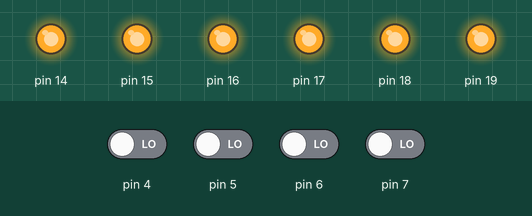
This sketch was run on a simulated Arduino Uno, built with avr-gcc and run on an emulated ATmega328P. Parts: output pins drawn as LEDs (lit = HIGH). The test bench sets the inputs (shaded band); at power-on: pin 4–7 LOW.

Above: at 0.8 s.
0.9 s: pin 4 driven HIGH
At 1.8 s:
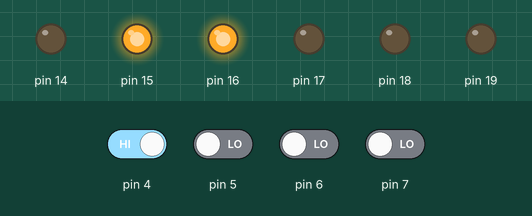
2.4 s: pin 5 driven HIGH
At 2.9 s:
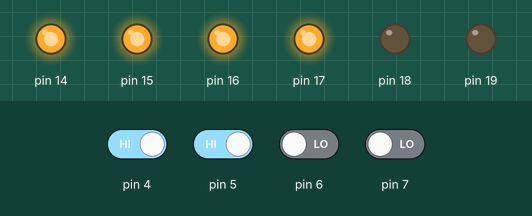
3.9 s: pin 6 driven HIGH
At 5.1 s:
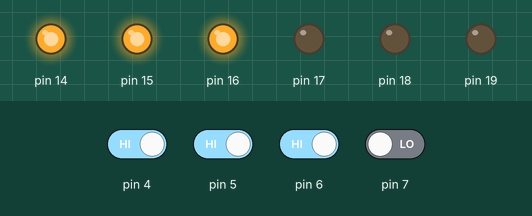
5.4 s: pin 4 driven LOW
At 6.4 s:
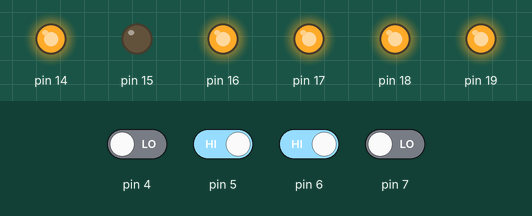
6.9 s: pin 7 driven HIGH
At 7.5 s:
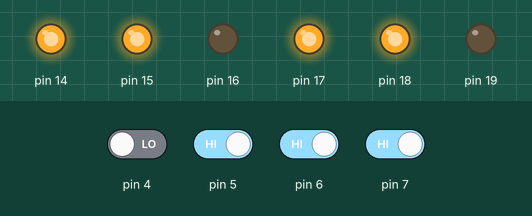
8.4 s: pin 5 driven LOW
At 8.7 s:
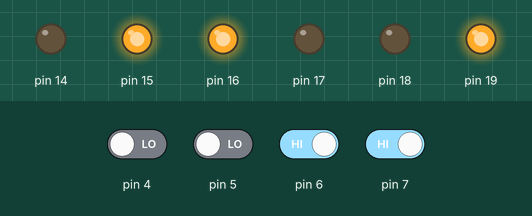
Timing chart, 0 to 10.9 s (numbered marks = the images above; inputs shaded):
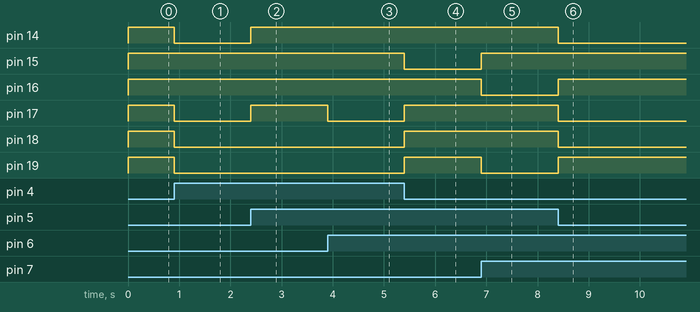

Measured:
- after the input at 0.9 s, pin 14, pin 17–19: HIGH → LOW at once
- after the input at 2.4 s, pin 14, pin 17: LOW → HIGH at once
- after the input at 3.9 s, pin 17: HIGH → LOW at once
- after the input at 5.4 s, pin 15: HIGH → LOW at once; pin 17–19: LOW → HIGH at once
- after the input at 6.9 s, pin 15: LOW → HIGH at once; pin 16, pin 19: HIGH → LOW at once
- after the input at 8.4 s, pin 14, pin 17, pin 18: HIGH → LOW at once; pin 16, pin 19: LOW → HIGH at once

The sketch:

check3.ino
```cpp
#include <avr/io.h>
int main (void)
{
		unsigned char LOOKUPTB[] = {	0b00111111, //0
					0b00000110,0b01011011, //1,2
					0b01001111,0b01100110, //3,4
					0b01101101,0b01111101, //5,6
					0b00000111,0b11111111, //7,8
					0b10000111,0b11111101, //-7,-6
					0b11101101,0b11100110, //-5,-4
					0b11001111,0b11011011, //-3,-2
					0b10000110 };          //-1
		unsigned char DISPLY, SWITCH_V;

		DDRC	= 0xFF;
		DDRD = 0x00;
		while(1)
		{
			SWITCH_V = PIND;
			SWITCH_V &= 0xF0;
      SWITCH_V = SWITCH_V >> 4;
			DISPLY = LOOKUPTB[SWITCH_V];
      PORTC = DISPLY;
		}
}
```
